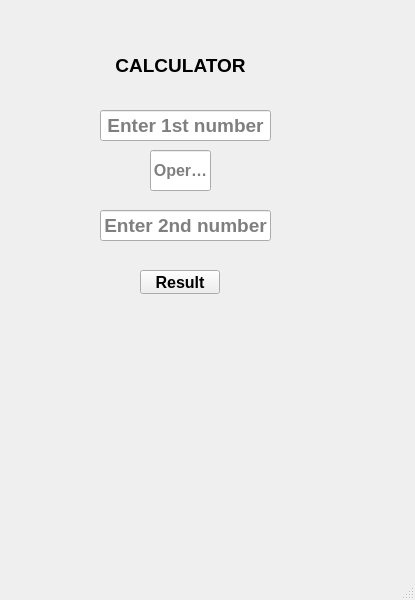
<?xml version="1.0" encoding="UTF-8"?>
<ui version="4.0">
 <class>MainWindow</class>
 <widget class="QMainWindow" name="MainWindow">
  <property name="geometry">
   <rect>
    <x>0</x>
    <y>0</y>
    <width>415</width>
    <height>600</height>
   </rect>
  </property>
  <property name="windowTitle">
   <string>MainWindow</string>
  </property>
  <widget class="QWidget" name="centralwidget">
   <widget class="QLineEdit" name="lineEdit">
    <property name="geometry">
     <rect>
      <x>100</x>
      <y>110</y>
      <width>171</width>
      <height>31</height>
     </rect>
    </property>
    <property name="font">
     <font>
      <pointsize>14</pointsize>
      <bold>true</bold>
     </font>
    </property>
    <property name="toolTipDuration">
     <number>-17</number>
    </property>
    <property name="cursorPosition">
     <number>0</number>
    </property>
    <property name="alignment">
     <set>Qt::AlignCenter</set>
    </property>
    <property name="placeholderText">
     <string>Enter 1st number</string>
    </property>
   </widget>
   <widget class="QLineEdit" name="lineEdit_2">
    <property name="geometry">
     <rect>
      <x>100</x>
      <y>210</y>
      <width>171</width>
      <height>31</height>
     </rect>
    </property>
    <property name="font">
     <font>
      <pointsize>14</pointsize>
      <bold>true</bold>
     </font>
    </property>
    <property name="toolTipDuration">
     <number>-17</number>
    </property>
    <property name="cursorPosition">
     <number>0</number>
    </property>
    <property name="alignment">
     <set>Qt::AlignCenter</set>
    </property>
    <property name="placeholderText">
     <string>Enter 2nd number</string>
    </property>
   </widget>
   <widget class="QLabel" name="label">
    <property name="geometry">
     <rect>
      <x>80</x>
      <y>40</y>
      <width>201</width>
      <height>51</height>
     </rect>
    </property>
    <property name="font">
     <font>
      <pointsize>14</pointsize>
      <bold>true</bold>
     </font>
    </property>
    <property name="text">
     <string>CALCULATOR</string>
    </property>
    <property name="alignment">
     <set>Qt::AlignCenter</set>
    </property>
    <property name="indent">
     <number>1</number>
    </property>
   </widget>
   <widget class="QLineEdit" name="lineEdit_3">
    <property name="geometry">
     <rect>
      <x>150</x>
      <y>150</y>
      <width>61</width>
      <height>41</height>
     </rect>
    </property>
    <property name="font">
     <font>
      <pointsize>12</pointsize>
      <bold>true</bold>
     </font>
    </property>
    <property name="alignment">
     <set>Qt::AlignCenter</set>
    </property>
    <property name="placeholderText">
     <string>Operator</string>
    </property>
   </widget>
   <widget class="QPushButton" name="pushButton">
    <property name="geometry">
     <rect>
      <x>140</x>
      <y>270</y>
      <width>80</width>
      <height>24</height>
     </rect>
    </property>
    <property name="font">
     <font>
      <pointsize>12</pointsize>
      <bold>true</bold>
     </font>
    </property>
    <property name="text">
     <string>Result</string>
    </property>
    <property name="autoRepeatInterval">
     <number>83</number>
    </property>
   </widget>
   <widget class="QLabel" name="label_2">
    <property name="geometry">
     <rect>
      <x>18</x>
      <y>360</y>
      <width>371</width>
      <height>20</height>
     </rect>
    </property>
    <property name="font">
     <font>
      <pointsize>14</pointsize>
      <bold>true</bold>
     </font>
    </property>
    <property name="contextMenuPolicy">
     <enum>Qt::NoContextMenu</enum>
    </property>
    <property name="text">
     <string/>
    </property>
    <property name="alignment">
     <set>Qt::AlignCenter</set>
    </property>
   </widget>
  </widget>
  <widget class="QMenuBar" name="menubar">
   <property name="geometry">
    <rect>
     <x>0</x>
     <y>0</y>
     <width>415</width>
     <height>21</height>
    </rect>
   </property>
  </widget>
  <widget class="QStatusBar" name="statusbar"/>
 </widget>
 <resources/>
 <connections/>
</ui>
